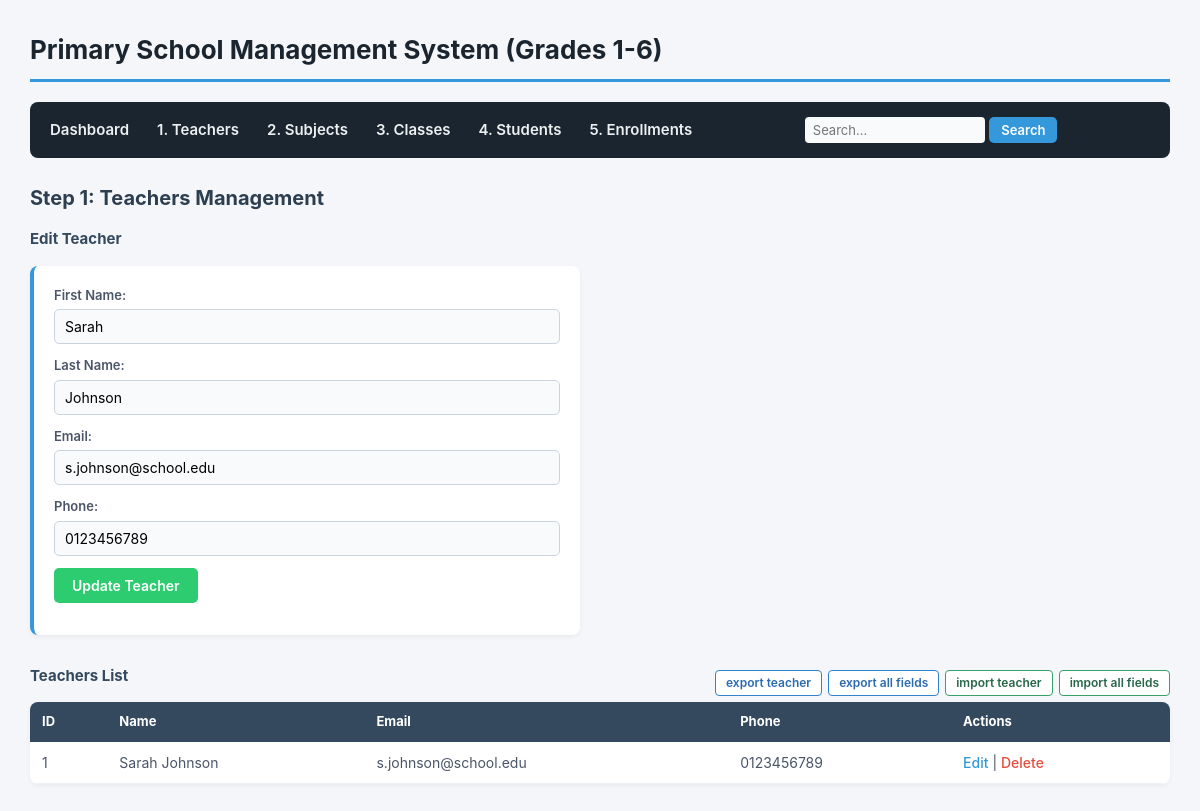
The page /teachers.php?edit=1 on the database its author committed.
### tables this page shows
CREATE TABLE `teachers` (
  `teacher_id` int(11) NOT NULL,
  `first_name` varchar(50) NOT NULL,
  `last_name` varchar(50) NOT NULL,
  `email` varchar(100) NOT NULL,
  `phone` varchar(20) DEFAULT NULL,
  `hire_date` date DEFAULT curdate()
);

### teachers.php (the view, shortened to what this page needs)
<?php
require_once 'db.php';
$edit_teacher = isset($_GET['edit']) ? $pdo->prepare("SELECT * FROM teachers WHERE teacher_id = ?") : null;
if ($edit_teacher) {
    $edit_teacher->execute([$_GET['edit']]);
    $edit_teacher = $edit_teacher->fetch();
}
$teachers = $pdo->query("SELECT * FROM teachers ORDER BY teacher_id DESC")->fetchAll();
include 'header.php';
?>
<h2>Step 1: Teachers Management</h2>
<h3><?= $edit_teacher ? 'Edit Teacher' : 'Add New Teacher' ?></h3>
<form action="teachers.php" method="POST">
    <p>
        <label>First Name:</label>
        <input type="text" name="first_name" value="<?= $edit_teacher['first_name'] ?? '' ?>" required>
    </p>
    <p>
        <label>Last Name:</label>
        <input type="text" name="last_name" value="<?= $edit_teacher['last_name'] ?? '' ?>" required>
    </p>
    <p>
        <label>Email:</label>
        <input type="email" name="email" value="<?= $edit_teacher['email'] ?? '' ?>" required>
    </p>
    <p>
        <label>Phone:</label>
        <input type="text" name="phone" value="<?= $edit_teacher['phone'] ?? '' ?>">
    </p>
    <p>
        <button type="submit" name="save_teacher"><?= $edit_teacher ? 'Update Teacher' : 'Add Teacher' ?></button>
    </p>
</form>
<div style="display: flex; justify-content: space-between; align-items: center; margin-top: 30px;">
    <h3>Teachers List</h3>
    <div style="display: flex; gap: 6px;">
        <a href="db_tools.php?action=export_data&table=teachers" class="btn-tool btn-tool-export">export teacher</a>
        <a href="db_tools.php?action=export_data&table=all" class="btn-tool btn-tool-export">export all fields</a>
        <button type="button" class="btn-tool btn-tool-import" onclick="openImportModal('Import Teachers Data', 'teachers')">import teacher</button>
        <button type="button" class="btn-tool btn-tool-import" onclick="openImportModal('Import All Database Data', 'all')">import all fields</button>
    </div>
</div>
<table>
    <thead>
        <tr><th>ID</th><th>Name</th><th>Email</th><th>Phone</th><th>Actions</th></tr>
    </thead>
    <tbody>
        <?php foreach ($teachers as $t): ?>
            <tr>
                <td><?= $t['teacher_id'] ?></td>
                <td><?= htmlspecialchars($t['first_name'] . ' ' . $t['last_name']) ?></td>
                <td><?= htmlspecialchars($t['email']) ?></td>
                <td><?= htmlspecialchars($t['phone'] ?? 'None') ?></td>
                <td>
                    <a href="teachers.php?edit=<?= $t['teacher_id'] ?>">Edit</a> |
                    <a href="teachers.php?delete=<?= $t['teacher_id'] ?>" class="btn-delete" onclick="return confirm('Delete this teacher?')">Delete</a>
                </td>
            </tr>
        <?php endforeach; ?>
    </tbody>
</table>
</body>
</html>

### style.css (style rules this page uses)
* { box-sizing: border-box; margin: 0; padding: 0; font-family: -apple-system, BlinkMacSystemFont, "Segoe UI", Roboto, Arial, sans-serif; }
body { background-color: #f4f6f9; color: #333; padding: 30px; line-height: 1.5; }
h2 { color: #2c3e50; margin-bottom: 15px; font-size: 20px; }
h3 { color: #34495e; margin-bottom: 15px; font-size: 15px; }
form { background-color: #ffffff; padding: 20px; border-radius: 8px; box-shadow: 0 2px 5px rgba(0,0,0,0.05); margin-bottom: 25px; max-width: 550px; border-left: 4px solid #3498db; }
form p { margin-bottom: 12px; }
label { font-weight: 600; font-size: 13px; color: #4a5568; display: block; margin-bottom: 4px; }
input[type="text"], input[type="email"], input[type="date"], select, textarea { width: 100%; padding: 8px 10px; border: 1px solid #cbd5e0; border-radius: 5px; font-size: 14px; background-color: #f8fafc; }
button[type="submit"] { background-color: #2ecc71; color: white; border: none; padding: 9px 18px; font-size: 14px; font-weight: 600; border-radius: 5px; cursor: pointer; }
table { width: 100%; border-collapse: collapse; background-color: #ffffff; border-radius: 8px; overflow: hidden; box-shadow: 0 2px 5px rgba(0,0,0,0.05); margin-bottom: 20px; }
th { background-color: #34495e; color: #ffffff; text-align: left; padding: 10px 12px; font-size: 13px; }
td { padding: 10px 12px; border-bottom: 1px solid #edf2f7; font-size: 14px; color: #4a5568; }
a { color: #3498db; text-decoration: none; font-weight: 500; }
a.btn-delete { color: #e74c3c; }
.btn-tool { padding: 6px 10px; font-size: 12px; font-weight: 600; border-radius: 4px; border: 1px solid #cbd5e0; background-color: #ffffff; color: #2d3748; cursor: pointer; text-decoration: none; line-height: 1; }
.btn-tool-export { border-color: #3182ce; color: #2b6cb0; }
.btn-tool-import { border-color: #38a169; color: #276749; }

### rows shown on the page
teachers: first_name "Sarah", last_name "Johnson", email "s.johnson@school.edu", phone "0123456789", teacher_id "1", first_name+last_name "Sarah Johnson"
